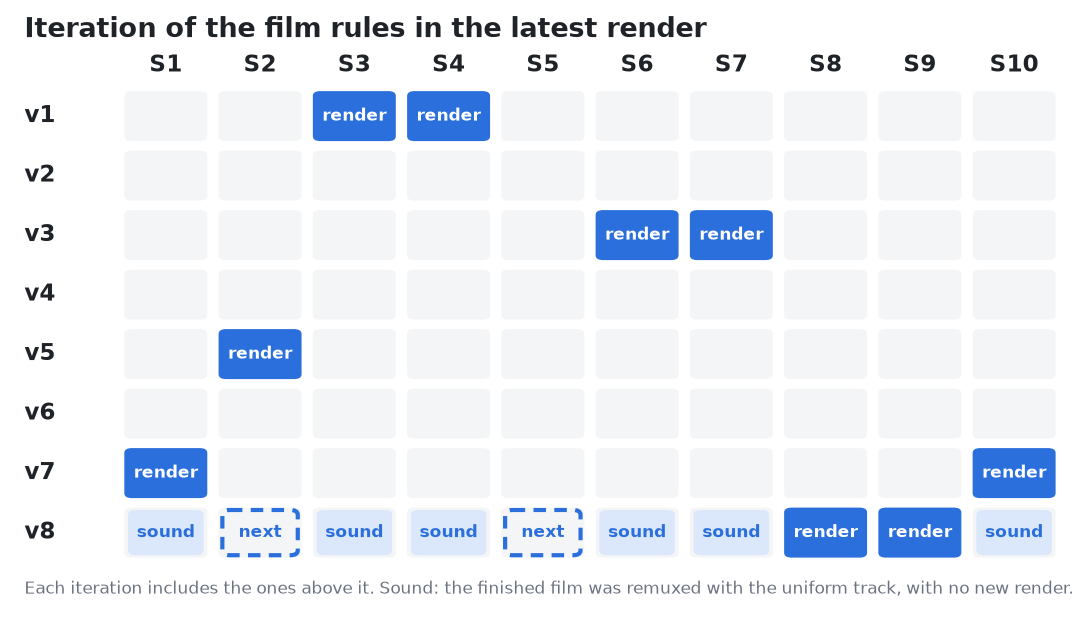

This chart was generated by the following Python code:
"""Draw film_rules.png, the chart of which iteration of the film rules each film follows. Run from docs/."""
import matplotlib; matplotlib.use('Agg')
import matplotlib.pyplot as plt
from matplotlib.patches import FancyBboxPatch
V = [("v1  10-15", "First films: mind palace, voice as narrator,\ncaptions in a game dialogue box"),
     ("v2  10-17", "Photographic look C, physics in the landscape,\nlegible text, plots name their axes"),
     ("v3  10-19", "Pedagogical plan (SETS.md) before render,\nvoice slips made true by the picture"),
     ("v4  10-20", "Set kit and palace engine, formulas on\nblackboards, every card framed"),
     ("v5  10-21", "Partial overlap of old formulas allowed,\ncaptions and preflight made for builders"),
     ("v6  10-22 am", "Frames per world, majestic themed gates,\nphotoreal worlds, layout screen checks"),
     ("v7  10-22 noon", "Essence dialogue, distant mist, photoreal\nhorizon, 2D winding world with hills"),
     ("v8  10-23", "Uniform sound matched to session 6,\nrecording pipeline with per-film options")]
done = {3: 0, 4: 0, 6: 2, 7: 2, 2: 4, 1: 6, 10: 6, 8: 7, 9: 7}   # session -> version index of its latest full render
prep = {2: 7, 5: 7}                                        # being made now, target version
sound = {1, 2, 3, 4, 6, 7, 10}                             # finished films remuxed with the uniform sound of v8
SOUND = 7
ink, muted, grid, fill, surf = '#1f2328', '#6b7280', '#d8dce2', '#2a6fdb', '#ffffff'
fig, ax = plt.subplots(figsize=(9, 5.1), dpi=150); fig.patch.set_facecolor(surf)
nr, nc = len(V), 10
for r in range(nr):
    for c in range(nc):
        ax.add_patch(FancyBboxPatch((c + 0.06, r + 0.08), 0.88, 0.84, boxstyle='round,pad=0,rounding_size=0.08',
                                    fc='#f4f5f7', ec='none'))
for s, r in done.items():
    ax.add_patch(FancyBboxPatch((s - 1 + 0.06, r + 0.08), 0.88, 0.84, boxstyle='round,pad=0,rounding_size=0.08', fc=fill, ec='none'))
    ax.text(s - 0.5, r + 0.5, 'render', ha='center', va='center', color='white', fontsize=8, weight='bold')
for s in sound - set(prep):
    ax.add_patch(FancyBboxPatch((s - 1 + 0.1, SOUND + 0.12), 0.8, 0.76, boxstyle='round,pad=0,rounding_size=0.08',
                                fc='#dbe7fb', ec='none'))
    ax.text(s - 0.5, SOUND + 0.5, 'sound', ha='center', va='center', color=fill, fontsize=8, weight='bold')
for s, r in prep.items():
    ax.add_patch(FancyBboxPatch((s - 1 + 0.1, r + 0.12), 0.8, 0.76, boxstyle='round,pad=0,rounding_size=0.08', fc='none',
                                ec=fill, lw=2, ls=(0, (3, 2))))
    ax.text(s - 0.5, r + 0.5, 'next', ha='center', va='center', color=fill, fontsize=8, weight='bold')
ax.set_xlim(-1.1, nc); ax.axis('off')
for c in range(nc):
    ax.text(c + 0.5, -0.35, f'S{c + 1}', ha='center', va='center', color=ink, fontsize=11, weight='bold')
for r, (v, d) in enumerate(V):
    ax.text(-1.0, r + 0.5, v.split()[0], ha='left', va='center', color=ink, fontsize=11, weight='bold')
ax.text(-1.0, -0.95, 'Iteration of the film rules in the latest render', ha='left', va='center', color=ink,
        fontsize=13, weight='bold')
ax.text(-1.0, nr + 0.45, 'Each iteration includes the ones above it. Sound: the finished film was remuxed with the '
        'uniform track, with no new render.', ha='left', va='center', color=muted, fontsize=8)
ax.set_ylim(nr + 0.7, -1.2)
fig.savefig('film_rules.png', bbox_inches='tight', facecolor=surf)
